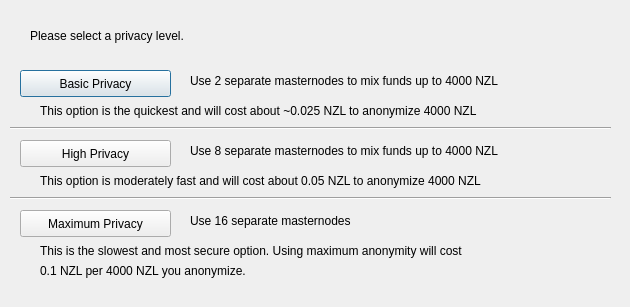
<?xml version="1.0" encoding="UTF-8"?>
<ui version="4.0">
 <class>ObfuscationConfig</class>
 <widget class="QDialog" name="ObfuscationConfig">
  <property name="geometry">
   <rect>
    <x>0</x>
    <y>0</y>
    <width>630</width>
    <height>307</height>
   </rect>
  </property>
  <property name="windowTitle">
   <string>Configure Obfuscation</string>
  </property>
  <widget class="QPushButton" name="buttonBasic">
   <property name="geometry">
    <rect>
     <x>20</x>
     <y>70</y>
     <width>151</width>
     <height>27</height>
    </rect>
   </property>
   <property name="text">
    <string>Basic Privacy</string>
   </property>
  </widget>
  <widget class="QPushButton" name="buttonHigh">
   <property name="geometry">
    <rect>
     <x>20</x>
     <y>140</y>
     <width>151</width>
     <height>27</height>
    </rect>
   </property>
   <property name="text">
    <string>High Privacy</string>
   </property>
  </widget>
  <widget class="QPushButton" name="buttonMax">
   <property name="geometry">
    <rect>
     <x>20</x>
     <y>210</y>
     <width>151</width>
     <height>27</height>
    </rect>
   </property>
   <property name="text">
    <string>Maximum Privacy</string>
   </property>
  </widget>
  <widget class="QLabel" name="label">
   <property name="geometry">
    <rect>
     <x>30</x>
     <y>20</y>
     <width>571</width>
     <height>31</height>
    </rect>
   </property>
   <property name="text">
    <string>Please select a privacy level.</string>
   </property>
  </widget>
  <widget class="QLabel" name="label_2">
   <property name="geometry">
    <rect>
     <x>190</x>
     <y>70</y>
     <width>421</width>
     <height>21</height>
    </rect>
   </property>
   <property name="text">
    <string>Use 2 separate masternodes to mix funds up to 4000 NZL</string>
   </property>
  </widget>
  <widget class="QLabel" name="label_3">
   <property name="geometry">
    <rect>
     <x>190</x>
     <y>140</y>
     <width>411</width>
     <height>21</height>
    </rect>
   </property>
   <property name="text">
    <string>Use 8 separate masternodes to mix funds up to 4000 NZL</string>
   </property>
  </widget>
  <widget class="QLabel" name="label_4">
   <property name="geometry">
    <rect>
     <x>190</x>
     <y>210</y>
     <width>421</width>
     <height>21</height>
    </rect>
   </property>
   <property name="text">
    <string>Use 16 separate masternodes</string>
   </property>
  </widget>
  <widget class="QLabel" name="label_6">
   <property name="geometry">
    <rect>
     <x>40</x>
     <y>100</y>
     <width>561</width>
     <height>21</height>
    </rect>
   </property>
   <property name="text">
    <string>This option is the quickest and will cost about ~0.025 NZL to anonymize 4000 NZL</string>
   </property>
  </widget>
  <widget class="QLabel" name="label_7">
   <property name="geometry">
    <rect>
     <x>40</x>
     <y>170</y>
     <width>561</width>
     <height>21</height>
    </rect>
   </property>
   <property name="text">
    <string>This option is moderately fast and will cost about 0.05 NZL to anonymize 4000 NZL</string>
   </property>
  </widget>
  <widget class="QLabel" name="label_8">
   <property name="geometry">
    <rect>
     <x>40</x>
     <y>240</y>
     <width>561</width>
     <height>21</height>
    </rect>
   </property>
   <property name="text">
    <string>This is the slowest and most secure option. Using maximum anonymity will cost</string>
   </property>
  </widget>
  <widget class="QLabel" name="label_9">
   <property name="geometry">
    <rect>
     <x>40</x>
     <y>260</y>
     <width>561</width>
     <height>21</height>
    </rect>
   </property>
   <property name="text">
    <string>0.1 NZL per 4000 NZL you anonymize.</string>
   </property>
  </widget>
  <widget class="Line" name="line">
   <property name="geometry">
    <rect>
     <x>10</x>
     <y>120</y>
     <width>601</width>
     <height>16</height>
    </rect>
   </property>
   <property name="orientation">
    <enum>Qt::Horizontal</enum>
   </property>
  </widget>
  <widget class="Line" name="line_2">
   <property name="geometry">
    <rect>
     <x>10</x>
     <y>190</y>
     <width>601</width>
     <height>16</height>
    </rect>
   </property>
   <property name="orientation">
    <enum>Qt::Horizontal</enum>
   </property>
  </widget>
 </widget>
 <resources/>
 <connections/>
</ui>
